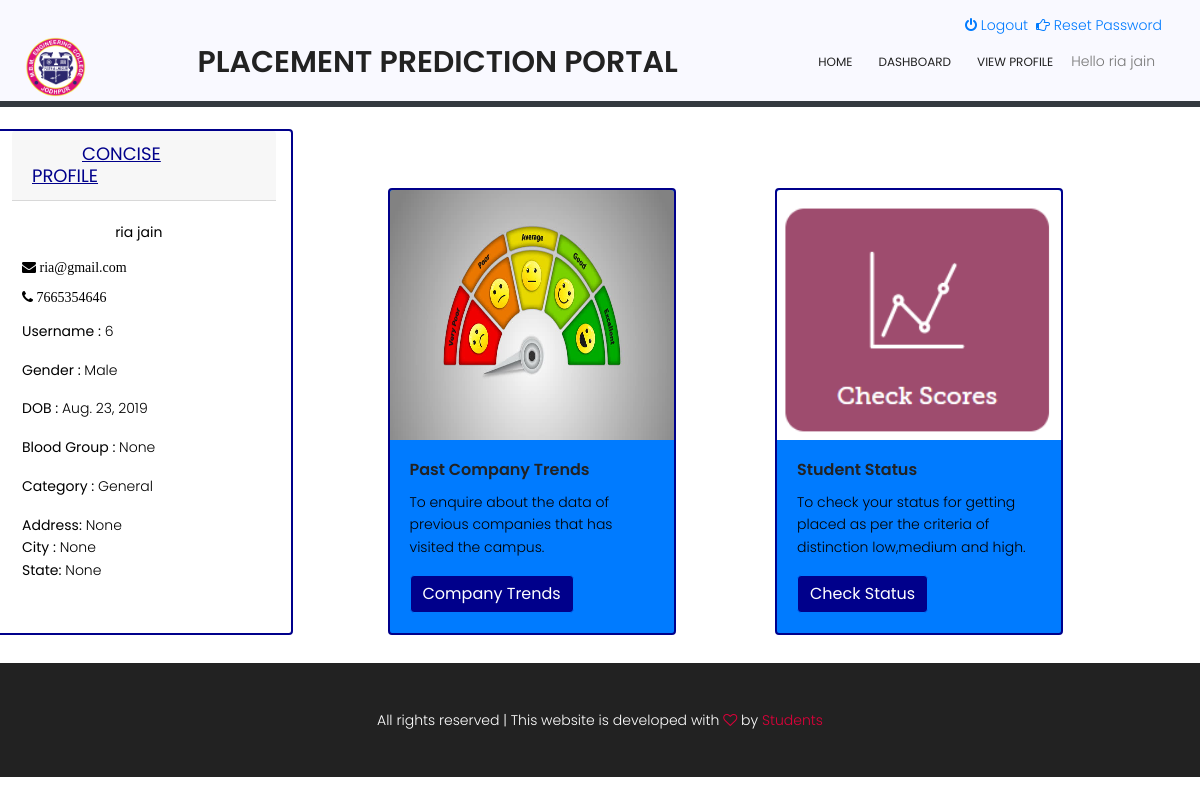
Screenshot of /user/dashboard/ (signed in) with the database file from the repository.
### student/models.py (models this page shows, shortened)
class Profile(models.Model):
    user = models.OneToOneField(User, on_delete=models.CASCADE)
    roll_no = models.CharField(max_length=20, null=False ,default='')
    date_of_birth = models.DateField(default=date.today)
    gender = models.CharField(max_length=3, choices=[(tag.name, tag.value) for tag in Gender], default='')
    address = models.CharField(max_length=200, blank=True, null=True)
    city = models.CharField(max_length=20, blank=True, null=True)
    state = models.CharField(max_length=10, blank=True, null=True)
    contact = models.CharField(max_length=15)
    photo = models.ImageField(upload_to='profile_photo', help_text='Your Photo name should be same as your name',
                              blank=True, null=True)
    category = models.CharField(max_length=5, choices=[(tag.name, tag.value) for tag in Category],
                                default='')
    blood_group = models.CharField(max_length=5, choices=[(tag.name, tag.value) for tag in BloodGroup],
                                   blank=True, null=True)
    verified = models.BooleanField(default=False)
    branch = models.CharField(max_length=50)
    cgpa = models.DecimalField(max_digits=4, decimal_places=2, null=False, blank=True, default=0.0)
    projects=models.PositiveIntegerField(null=True, blank=True)
    description=models.CharField(max_length=500)
    Languages=models.CharField(max_length=150, null=True, blank=True)
    co_cur=models.BooleanField(default=False)
    class Meta:
        permissions = (
        )
    def create_profile(sender, **kwargs):
        user = kwargs["instance"]
        if kwargs["created"]:
           user_profile = Profile.objects.create(user=user)
           user_profile.save()
    post_save.connect(create_profile, sender=User)

### student/views.py (the view)
# urls.py: path('dashboard/', views.dashboard, name='dashboard'),
def dashboard(request):
    user = request.user.id
    context = {'user': user, 'profile': request.user.profile}
    return render(request, 'home/dashboard.html', context)

### templates/home/dashboard.html (shortened to what this page needs)
{% extends 'base.html' %}
{% load static %}
{% block body %}
    <div class="row">
        <div class=" col-sm-3 card text-black card-color" style="border:2px solid #00008b;">
            <div class="card-header" style="margin-left:10px;"><b style="font-size:18px;padding:5px 50px;"><u style="color:#00008b;">CONCISE PROFILE</u></b></div>
            <div class="card-body">
                <p class="text-center"><b>{{ request.user.get_full_name }}</b></p>
                <p><i class="fa fa-envelope"> {{ request.user.email }}</i></p>
                <p><i class="fa fa-phone"> {{ profile.contact }}</i></p>
                <p><b>Username : </b> {{ user }}</p>
                <p><b>Gender : </b> {{ profile.get_gender_display }}</p>
                <p><b>DOB : </b> {{ profile.date_of_birth }}</p>
                <p><b>Blood Group : </b> {{ profile.get_blood_group_display }}</p>
                <p><b> Category : </b> {{ profile.get_category_display }}</p>
                <p><b>Address:</b> {{ profile.address }} <br/>
                    <b> City : </b> {{ profile.city }} <br/>
                    <b> State: </b> {{ profile.state }}</p>
            </div>
        </div>
            <div class="col-sm-3 card text-black card-color" style="margin-left:5rem;margin-top:4rem;border:0px;">
                <div class="card bg-primary" style="width: 18rem;border:2px solid #00008b;">
  <img src="{% static 'bootstrap/img/card_image1.jpg' %}" class="card-img-top" alt="Check past scores" height="250/">
  <div class="card-body">
    <h5 class="card-title">Past Company Trends</h5>
    <p class="card-text">To enquire about the data of previous companies that has visited the campus.</p>
    <a href="#" class="btn btn-primary" style="color:white;background-color:#00008b;">Company Trends</a>
  </div>
</div>
            </div>
        <div class="col-sm-3 card text-black card-color" style="margin-left:5rem;margin-top:4rem;border:0px;">
                <div class="card bg-primary" style="width: 18rem;border:2px solid #00008b;">
  <img src="{% static 'bootstrap/img/check_button.png' %}" class="card-img-top" alt="Check current Score" height="250/">
  <div class="card-body">
    <h5 class="card-title">Student Status</h5>
    <p class="card-text">To check your status for getting placed as per the criteria of distinction low,medium and high.</p>
    <a href="{% url 'student:pre_form' %}" class="btn btn-primary" style="color:white;background-color:#00008b;">Check Status</a>
  </div>
</div>
            </div>
    </div>
{% endblock %}

### templates/base.html (shortened to what this page needs)
{% load static %}
<html lang="en">
<head>
    <link rel="stylesheet" href="{% static 'bootstrap/css/bootstrap.css' %}">
    <link rel="stylesheet" href="https://stackpath.bootstrapcdn.com/font-awesome/4.7.0/css/font-awesome.min.css">
    <link rel="stylesheet" href="{% static 'custom/main.css' %}">
</head>
<body>
<header id="header" class="noprint">
    <div class="text-right container">
        {% if request.user.is_authenticated %}
            <ul style="
                display: flex;
                float: right;
            ">
                <li class="mr-2"><a href="{% url 'logout' %}">
                    <i class="fa fa-power-off"></i>
                    Logout</a></li>
                <li class="mr-2"><a href="{% url 'password_reset' %}">
                    <i class="fa fa-hand-o-right"></i>
                    Reset Password</a></li>
            </ul>
        {% endif %}
    </div>
    <div class="container">
        <div class="row align-items-center justify-content-between d-flex" style="width: 100%;">
            <div class="logo">
                <a href="{% url 'home' %}">
                    <img src="{% static 'bootstrap/img/MBM_Logo1.png' %}" alt="" title="MBM ENGINEERING COLLEGE" height="60/" align="left">
                </a>
            </div>
            <h2 style="font-optical-sizing:auto">PLACEMENT PREDICTION PORTAL</h2>
            <nav id="nav-menu-container align-items-right">
                <ul class="nav-menu sf-js-enabled sf-arrows" style="touch-action: pan-y;" >
                    <li>
                        <a href="{% url 'home' %}">Home</a>
                    </li>
                    {% if request.user.is_authenticated %}
                        <li><a href="{% url 'student:dashboard' %}">Dashboard</a></li>
                        <li> <a href="{% url 'student:view_profile'%}">View Profile</a></li>
                        <li>Hello {{ request.user.get_full_name }}</li>
                    {% endif %}
                </ul>
            </nav>
        </div>
    </div>
</header>
{% block body %}{% endblock %}
<footer class="footer-area noprint" style="padding: 30px 0px">
    <div class="row text-center">
        <p class="col-sm-12 footer-text text-white " style="margin-top: 1rem;">
             All rights reserved | This website is developed with <i class="fa fa-heart-o" aria-hidden="true"></i> by
            <a href="#" target="_blank">Students</a>
        </p>
    </div>
</footer>
</body>
</html>

### static/custom/main.css (style rules this page uses)
body { color: #777777; font-family: "Poppins", sans-serif; font-size: 14px; font-weight: 300; line-height: 1.625em; position: relative; overflow-x: hidden; max-width: inherit; background-color:white; }
ol, ul { margin: 0; padding: 0; list-style: none; }
a { -webkit-transition: all 0.3s ease 0s; -moz-transition: all 0.3s ease 0s; -o-transition: all 0.3s ease 0s; transition: all 0.3s ease 0s; }
a, a:focus, a:hover { text-decoration: none; outline: 0; }
h1, h2, h3, h4, h5, h6 { font-family: "Poppins", sans-serif; color: #222222; line-height: 1.2em !important; margin-bottom: 0; margin-top: 0; font-weight: 600; }
h2, .h2 { font-size: 30px; }
h5, .h5 { font-size: 16px; }
.text-white { color: #fff; }
.text-black { color: #000; }
.text-center { text-align: center; }
sup, sub, u, del { color: #df003a; }
h2 { font-size: 30px; }
h5 { font-size: 16px; }
h1, h2, h3, h4, h5, h6 { line-height: 1.5em; }
#header { padding: 14px 0; position: relative; left: 0; top: 0; right: 0; background-color: #f9f9ff; transition: all 0.5s; z-index: 997; max-width: 100%; box-shadow: 0px 6px #343a40; }
.nav-menu, .nav-menu * { margin: 0; padding: 0; list-style: none; }
.nav-menu li { position: relative; white-space: nowrap; }
.nav-menu > li { float: left; }
.nav-menu a { padding: 0 8px 0px 8px; text-decoration: none; display: inline-block; color: #222; font-weight: 400; font-size: 12px; text-transform: uppercase; outline: none; }
.nav-menu > li { margin-left: 10px; }
.footer-area { padding-top: 100px; background-color: #222222; }
.footer-text a, .footer-text i { color: #df003a; }
.card-color { margin: 5px 0px; background-color: white; }

### rows the page displays
Profile: contact "7665354646", gender "Male", date_of_birth "Aug. 23, 2019", blood_group "None", category "General", address "None", city "None", state "None"

### other values shown
{{ request.user.get_full_name }} "ria jain"
{{ request.user.email }} "ria@gmail.com"
{{ user }} "6"
